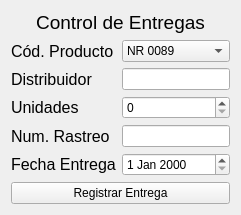
            <widget class="QWidget" name="Entregas">
             <layout class="QGridLayout" name="gridLayout_10">
              <item row="0" column="0">
               <layout class="QGridLayout" name="gridLayout_9">
                <item row="0" column="0" colspan="2">
                 <widget class="QLabel" name="label_24">
                  <property name="font">
                   <font>
                    <pointsize>14</pointsize>
                   </font>
                  </property>
                  <property name="text">
                   <string>Control de Entregas</string>
                  </property>
                  <property name="alignment">
                   <set>Qt::AlignCenter</set>
                  </property>
                 </widget>
                </item>
                <item row="1" column="0">
                 <widget class="QLabel" name="label_25">
                  <property name="font">
                   <font>
                    <pointsize>12</pointsize>
                   </font>
                  </property>
                  <property name="text">
                   <string>Cód. Producto</string>
                  </property>
                 </widget>
                </item>
                <item row="1" column="1">
                 <widget class="QComboBox" name="comboBox_9">
                  <item>
                   <property name="text">
                    <string>NR 0089</string>
                   </property>
                  </item>
                  <item>
                   <property name="text">
                    <string>NR 0090</string>
                   </property>
                  </item>
                  <item>
                   <property name="text">
                    <string>NR 0091</string>
                   </property>
                  </item>
                  <item>
                   <property name="text">
                    <string>NR 0092</string>
                   </property>
                  </item>
                  <item>
                   <property name="text">
                    <string>NR 0093</string>
                   </property>
                  </item>
                  <item>
                   <property name="text">
                    <string>NR 0094</string>
                   </property>
                  </item>
                  <item>
                   <property name="text">
                    <string>NR 0095</string>
                   </property>
                  </item>
                  <item>
                   <property name="text">
                    <string>NR 0096</string>
                   </property>
                  </item>
                  <item>
                   <property name="text">
                    <string>NR 0097</string>
                   </property>
                  </item>
                  <item>
                   <property name="text">
                    <string>NR 0098</string>
                   </property>
                  </item>
                 </widget>
                </item>
                <item row="2" column="0">
                 <widget class="QLabel" name="label_26">
                  <property name="font">
                   <font>
                    <pointsize>12</pointsize>
                   </font>
                  </property>
                  <property name="text">
                   <string>Distribuidor</string>
                  </property>
                 </widget>
                </item>
                <item row="2" column="1">
                 <widget class="QLineEdit" name="lineEdit_9"/>
                </item>
                <item row="3" column="0">
                 <widget class="QLabel" name="label_27">
                  <property name="font">
                   <font>
                    <pointsize>12</pointsize>
                   </font>
                  </property>
                  <property name="text">
                   <string>Unidades</string>
                  </property>
                 </widget>
                </item>
                <item row="3" column="1">
                 <widget class="QSpinBox" name="spinBox_3"/>
                </item>
                <item row="4" column="0">
                 <widget class="QLabel" name="label_33">
                  <property name="font">
                   <font>
                    <pointsize>12</pointsize>
                   </font>
                  </property>
                  <property name="text">
                   <string>Num. Rastreo</string>
                  </property>
                 </widget>
                </item>
                <item row="4" column="1">
                 <widget class="QLineEdit" name="lineEdit_10"/>
                </item>
                <item row="5" column="0">
                 <widget class="QLabel" name="label_28">
                  <property name="font">
                   <font>
                    <pointsize>12</pointsize>
                   </font>
                  </property>
                  <property name="text">
                   <string>Fecha Entrega</string>
                  </property>
                 </widget>
                </item>
                <item row="5" column="1">
                 <widget class="QDateEdit" name="dateEdit"/>
                </item>
                <item row="6" column="0" colspan="2">
                 <widget class="QPushButton" name="pushButton_5">
                  <property name="text">
                   <string>Registrar Entrega</string>
                  </property>
                 </widget>
                </item>
               </layout>
              </item>
             </layout>
            </widget>
